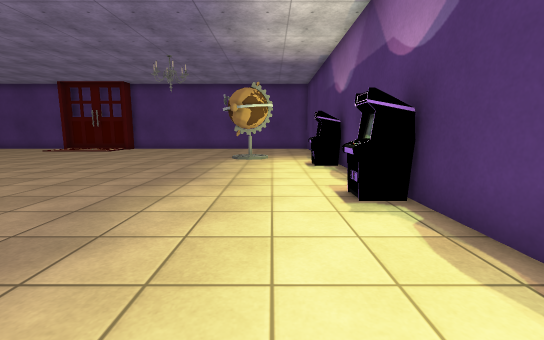
[1] (above)

18 first-person views from a walk through a Unity game level. The camera is 1.2 m above the floor, tilts 8° down and sees 90° across. The floor is counted in squares, 1 m on a side. Each view is taken from the middle of a square. On the plan, view 1 faces up. The plan holds only what a view shows up to about 13 squares ahead; the rest is blank. The player is left out. Some animated figures are not drawn. Some surface patterns are stand-ins.

[2]
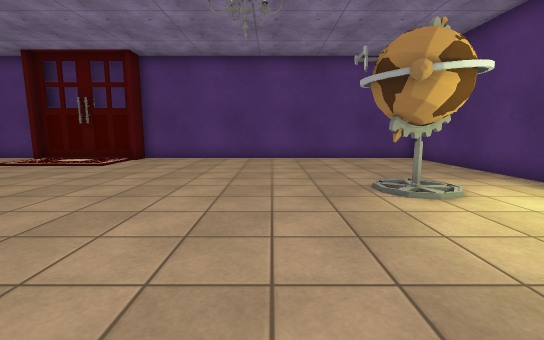

[3]
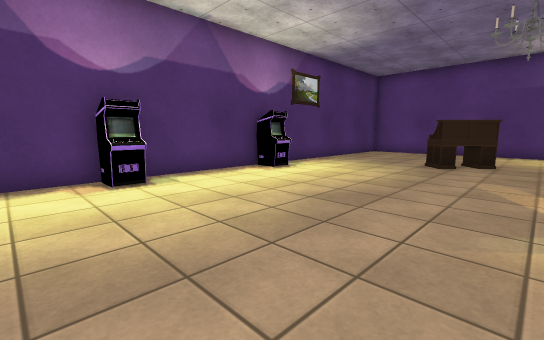

[4]
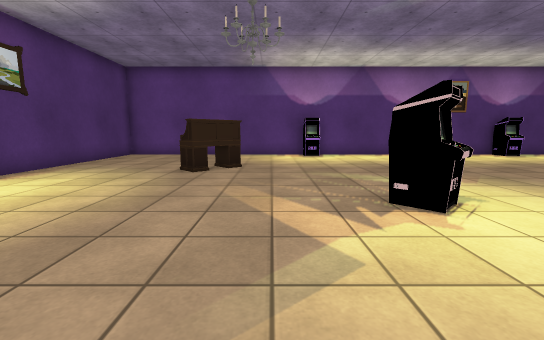

[5]
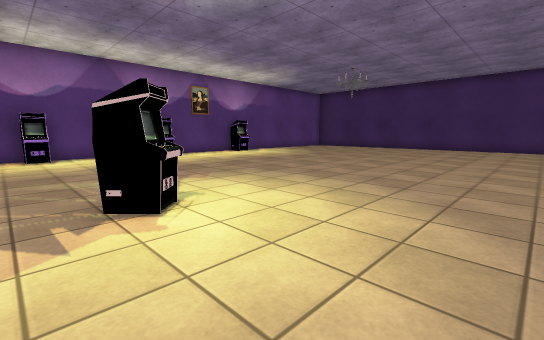

[6]
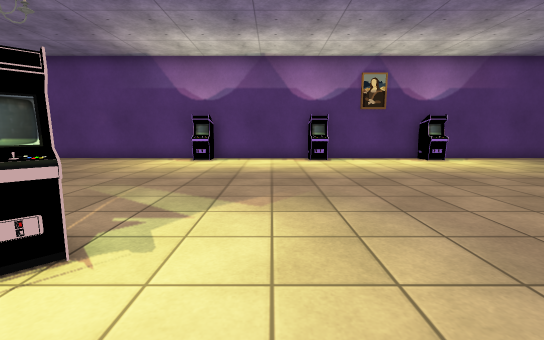

[7]
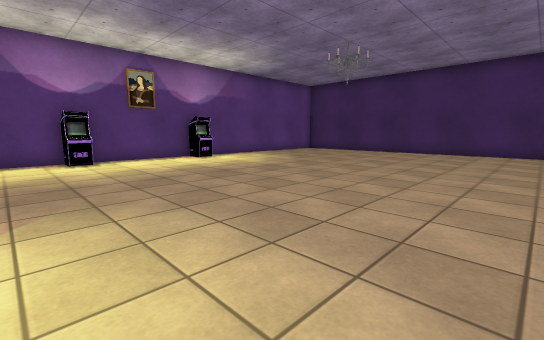

[8]
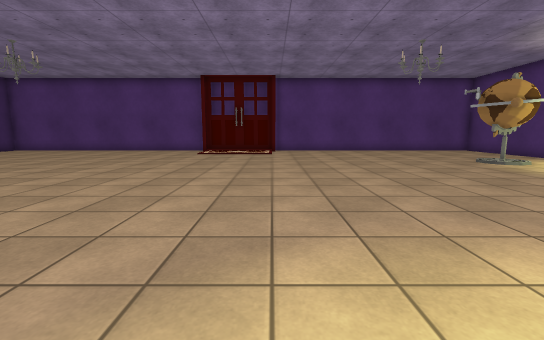

[9]
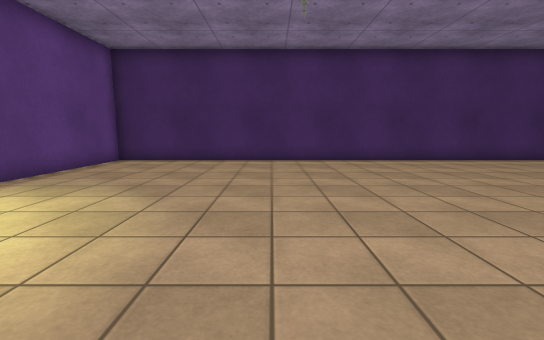

[10]
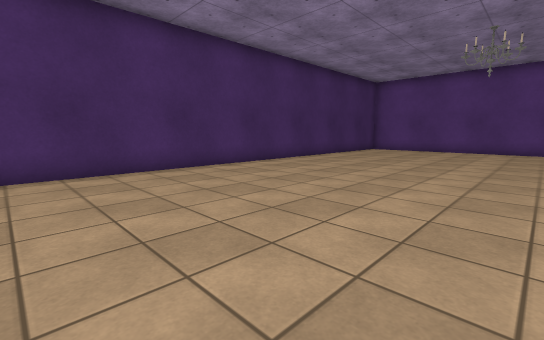

[11]
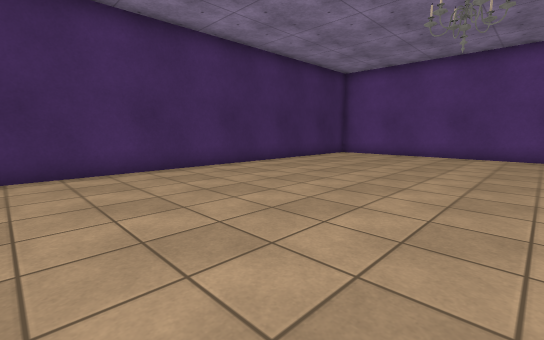

[12]
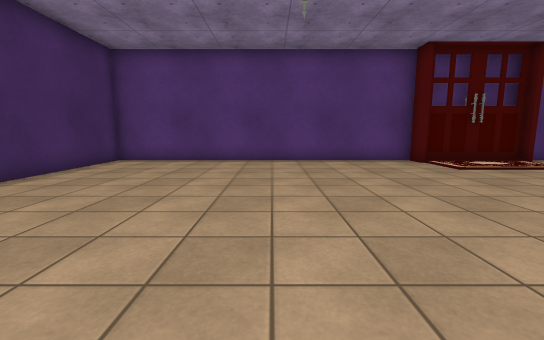

[13]
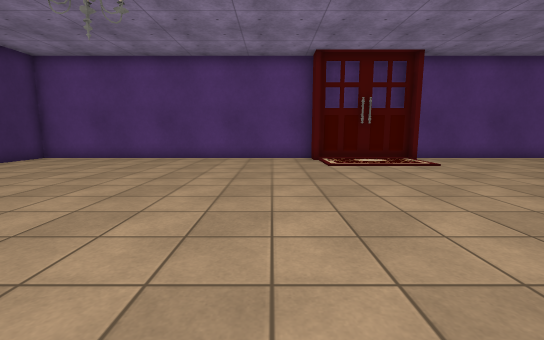

[14]
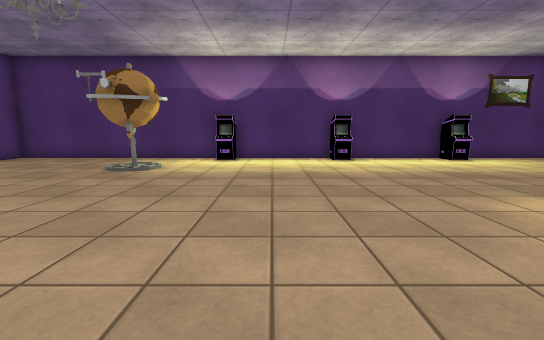

[15]
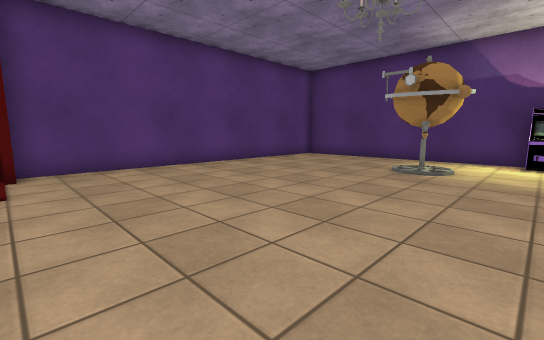

[16]
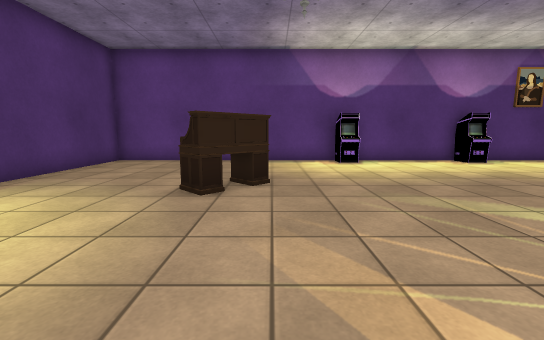

[17]
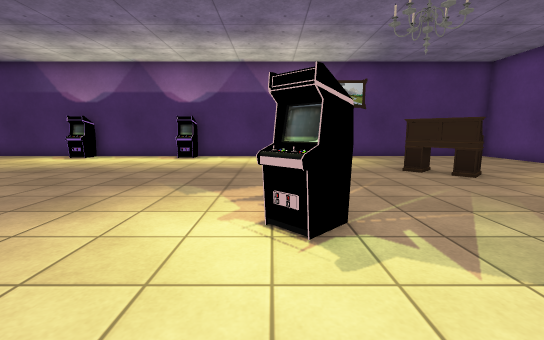

[18]
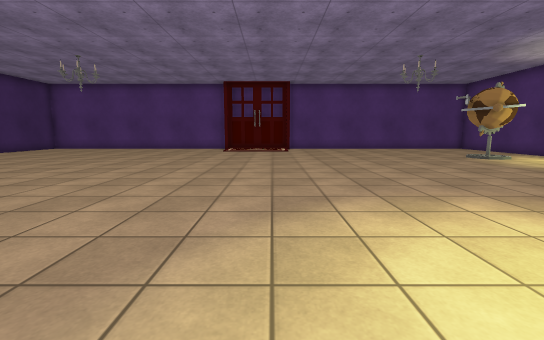

### Floor plan
Points are (right, up) in squares from view 1. A wall is a line through its corners. A room is listed if a view was taken in it or the views show most of it. See-through windows are left out.
Room 1 (views 1, 2, 3, 4, 5, 6, 7, 8, 9, 10, 11, 12, 13, 14, 15, 16, 17, 18)
walls: (-8.2, 0.7) (-8, 0.5) (-7.5, 1) (-6.9, 0.5); (-8.2, 0.7) (-7.7, 1.2); (-7.9, 0.4) (-7.4, 0.9); (-7.5, -0.1) (-8, 0.5); (1.4, 4.7) (1.8, 4.7) (1.8, 5.4); (-12.4, -8.5) (-11.7, -8.5) (-11.7, -9.5) (-7.2, -9.5); (-14.2, 18.5) (-14.2, 19.5) (-26.5, 19.5) (-26.5, -9.5) (-17.8, -9.5); (-12.4, -8.8) (-11.6, -8.8); (-10, 19) (-14, 19); (1.4, 0.4) (2.5, 0.4) (2.5, 5.1); (1.4, 9.6) (1.4, 10.4); (-6.7, -8.5) (-6.7, -9.5) (2.5, -9.5) (2.5, -0.9); (2.5, 4.6) (1.4, 4.6) (1.4, 5.4) (2.5, 5.4) (2.5, 10.2); (-17.4, -8.5) (-16.7, -8.5) (-16.7, -9.5) (-12.5, -9.5); (-7.4, -8.8) (-6.6, -8.8); (-17.4, -8.8) (-16.6, -8.8); (1.8, -0.4) (1.8, 0.4); (2.5, 9.6) (1.8, 9.6) (1.8, 10.4); (2.5, 10.4) (2.5, 19.5) (-9.8, 19.5) (-9.8, 18.5)
low walls: (-12.4, -8.3) (-11.7, -8.5); (-7.4, -8.5) (-6.7, -8.5); (1.4, -0.4) (1.4, 0.4)
objects: rug (-14, 17) to (-10, 18); other object (-4, -5) to (-2, -3); other object (-2, 12) to (0, 13)

Where each view was taken, in squares from view 1:
view 1: 0 up, 0 right, facing up
view 2: 7 up, 4 left, facing up
view 3: 7 up, 5 left, facing down-right
view 4: 5 up, 5 left, facing down
view 5: 5 up, 6 left, facing down-left
view 6: 3 up, 10 left, facing down
view 7: 3 up, 10 left, facing down-left
view 8: 2 up, 10 left, facing up
view 9: 3 down, 15 left, facing left
view 10: 1 up, 18 left, facing up-left
view 11: 5 up, 18 left, facing up-left
view 12: 8 up, 20 left, facing up
view 13: 7 up, 16 left, facing up
view 14: 8 up, 10 left, facing right
view 15: 10 up, 10 left, facing up-right
view 16: 2 up, 4 left, facing down
view 17: 1 up, 11 left, facing right
view 18: 0 up, 11 left, facing up
